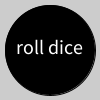
Frame 1 (no input)
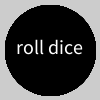
Frame 60 (the mouse pressed at the canvas centre just before this capture)
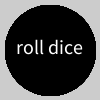
Frame 120 (the mouse held since frame 60 and released just before this capture)

The Processing sketch that drew these frames (run headless with seeded random() and noise(); from frame 60 on, the mouse is pressed at the canvas centre):

// Processing sketch: sketch_2_1
// ── sketch_2_1.pde
/* Simulates the roll of a six sided dice 100000 times and returns the distribution of the rolls.
 * Rolls one more dice everytime the processing screen is pressed and prints the new distribution.
 * by Jonathan Matarazzi and Jesse Visser
 */
IntList dice;
int[] occurrence;

void setup() {
  size(100, 100);
  textAlign(CENTER);
  textSize(20);
  //initialize dice array and occurrence array.
  dice = new IntList();
  occurrence = new int[6];
  //insert 1000000 random numbers into the dice array.
  for(int i = 0; i < 1000000; i++) {
    dice.append((int) random(1, 7));
    int number = dice.get(i);
    //count the occurrence of every value in the array.
    occurrence[number-1]++;
  }
  printOccurrence();
}

void draw() {
  fill(0);
  ellipse(width/2, height/2, width-10, height-10);
  fill(255);
  text("roll dice", width/2, height/2+4);
}

//append a new random number to the dice array when the mouse is pressed.
void mousePressed() {
  dice.append((int) random(1, 7));
  occurrence[dice.get(dice.size()-1)-1]++;
  printOccurrence();
  
}

//print the occurrence of every number in the dice array
void printOccurrence() {
  println();
  println("one:",occurrence[0]);
  println("two:",occurrence[1]);
  println("three:",occurrence[2]);
  println("four:",occurrence[3]);
  println("five:",occurrence[4]);
  println("six:",occurrence[5]);
}
